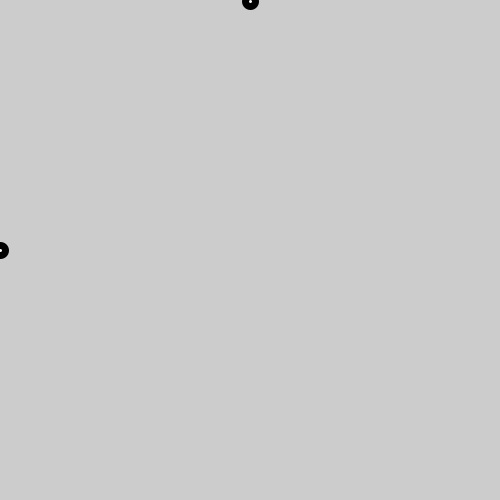
Frame 1 (no input)
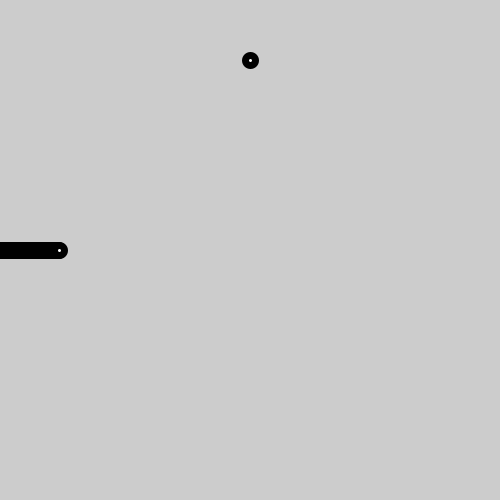
Frame 60 (the mouse pressed at the canvas centre just before this capture)
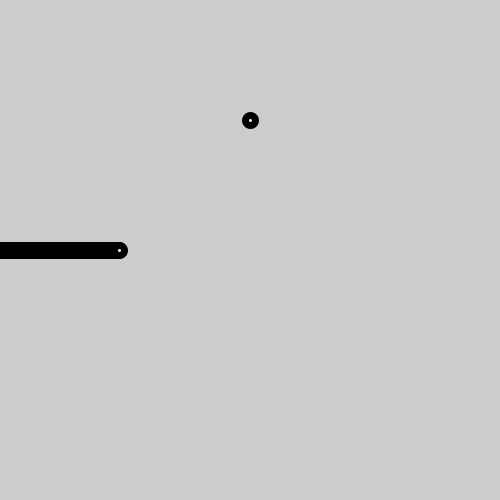
Frame 120 (the mouse held since frame 60 and released just before this capture)

The Processing sketch that drew these frames (run headless with seeded random() and noise(); from frame 60 on, the mouse is pressed at the canvas centre):

// Processing sketch: processing_24613
// ── processing_24613.pde


PImage lastFrame = new PImage();

int x = 0;
int y = 250;

void setup() {
  size(500,500);
  smooth();
  strokeWeight(7);
  lastFrame = get();  // NOTE THAT WE HAVE TO GET A FRAME HERE SO WE DON'T CHOKE OF THE FIRST IMAGE IN THE DRAW LOOP.
}

void draw() {
  strokeWeight(7);
  background(0,0,0);
  // THIS DRAWS THE IMAGE FROM BEFORE ON THE SCREEN.
  image(lastFrame, 0, 0);
  ellipse(x,y,10,10);
  x++;

//THIS CAPTURES THE CURRENT IMAGE ON THE SCREEN
  lastFrame = get();
  ellipse (y,x,10,10);
}
